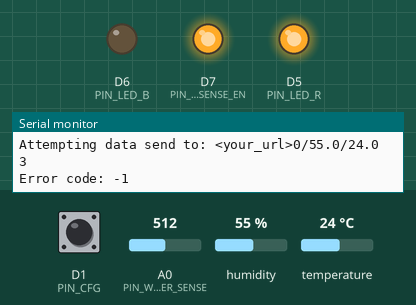
Recording of a sketch running on a simulated ESP8266 (NodeMCU). On the bench: output pins drawn as LEDs (lit = HIGH), the last lines printed to the serial monitor. Dashed ring = blinking. Inputs (shaded band) come from the test bench; at power-on: A0 (PIN_WATER_SENSE) = 512, D1 (PIN_CFG) HIGH, humidity 55 %, temperature 24 °C. WiFi joins after 1.5 s; servers stay silent unless stated.

Above: at 8.16 s.
8.5 s: A0 (PIN_WATER_SENSE) set to 215
11.5 s: A0 (PIN_WATER_SENSE) set to 186
At 11.77 s:
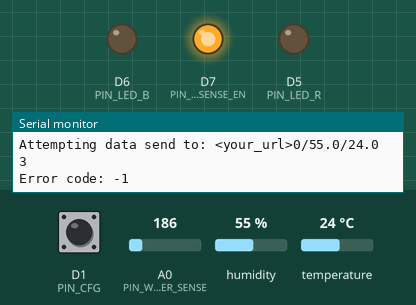
14.5 s: A0 (PIN_WATER_SENSE) set to 210
At 34.75 s:
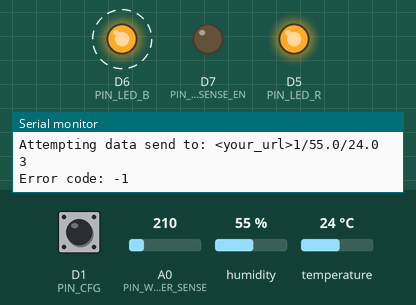
Timing chart, 0 to 36.3 s (numbered marks = the images above; inputs shaded):
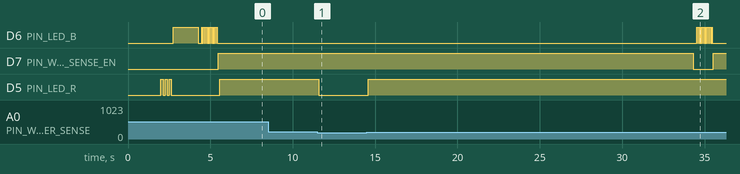

The sketch:

OverflowAlarm.ino
```cpp
/*
	Todo: Rebind the pullup on sensor to an IO pin and enable it when reading
*/
#include <WiFiManager.h>
#include <DHTesp.h>
#include <ESP8266WiFi.h>          //ESP8266 Core WiFi Library (you most likely already have this in your sketch)
#include <ESP8266HTTPClient.h>

DHTesp dht;

const uint8_t PIN_WATER_SENSE = A0;
const uint8_t PIN_CFG = D1;
const uint8_t PIN_DHT = D2;
const uint8_t PIN_LED_R = D5;			// Shows the flood status, blinks twice on boot.
const uint8_t PIN_LED_B = D6;			// Network status.
										// Solid blue = in config mode
										// 10 rapid blinks = failed to send, but connected
										// 1 rapid blink = successfully sent
const uint8_t PIN_WATER_SENSE_EN = D7;	// Enables water sensor

const uint16_t WATER_THRESH = 200;		// When ADC is above this value, consider it flooded
const char *URL = "<your_url>";

bool flooded = false;					// If the flood sensor has detected something
float temperature = 0;					// Celsius
float humidity = 0;						// Percent

uint32_t last_tick = 0;					// Last send to internet
uint32_t last_check = 0;				// Last flood check
const uint32_t TICK_RATE = 30e3;		// 30 sec between each read
HTTPClient http;
WiFiClient client;

void blink( uint8_t pin, uint8_t times, uint8_t rate = 100 ){

	for( uint8_t i = 0; i < times; ++i ){

		digitalWrite(pin, HIGH);
		delay(rate/2);
		digitalWrite(pin, LOW);
		delay(rate/2);

	}

}

bool sendData(){
	// Todo, send data to URL

	char out[128];
	strcpy(out, URL);
	strcat(out, flooded ? "1/" : "0/");
	char flt[10];
	dtostrf(humidity, 0, 1, flt);
	strcat(out, flt);
	strcat(out, "/");
	dtostrf(temperature, 0, 1, flt);
	strcat(out, flt);

	Serial.printf("Attempting data send to: %s\n", out);
	Serial.println(WiFi.status());


	http.begin(client, out);

	// Send HTTP GET request
	int httpResponseCode = http.GET();
	bool success = httpResponseCode > 0;
	if( success ){
		Serial.print("HTTP Response code: ");
		Serial.println(httpResponseCode);
		String payload = http.getString();
		Serial.println(payload);
		blink(PIN_LED_B, 1, 100);
	}
	else {
		Serial.print("Error code: ");
		Serial.println(httpResponseCode);
		blink(PIN_LED_B, 10, 100);
	}
	// Free resources
	http.end();

	return success;
}

//

void setup(){

	Serial.begin(115200);
	WiFi.mode(WIFI_STA);
	WiFi.setAutoReconnect(true);
	WiFi.persistent(true);

	pinMode(PIN_WATER_SENSE_EN, OUTPUT);
	digitalWrite(PIN_WATER_SENSE_EN, LOW);
	pinMode(PIN_WATER_SENSE, INPUT);
	pinMode(PIN_CFG, INPUT_PULLUP);

	pinMode(PIN_LED_R, OUTPUT);
	pinMode(PIN_LED_B, OUTPUT);

	dht.setup(PIN_DHT, DHTesp::DHT22);
	delay(dht.getMinimumSamplingPeriod());

	Serial.println("IT BEGINS!!");

	blink(PIN_LED_R, 3, 250);

	WiFiManager wifiManager;
	digitalWrite(PIN_LED_B, HIGH);
	if( !digitalRead(PIN_CFG) ){
		Serial.println("Forcing config portal");
		wifiManager.startConfigPortal("Flood");
	}
	else
		wifiManager.autoConnect("Flood");
	digitalWrite(PIN_LED_B, LOW);


}

void loop(){

	const uint32_t ms = millis();


	if( ms-last_tick > TICK_RATE || !last_tick ){
		last_tick = ms;

		temperature = dht.getTemperature();
		humidity = dht.getHumidity();

		sendData();

	}

	if( ms-last_check > 1000 ){

		digitalWrite(PIN_WATER_SENSE_EN, HIGH);
		delay(100);
		uint16_t reading = analogRead(PIN_WATER_SENSE);
		flooded = reading > WATER_THRESH;
		digitalWrite(PIN_WATER_SENSE_EN, LOW);
		digitalWrite(PIN_LED_R, flooded);
		//Serial.println(reading);

	}

}
```

Measured:
- the behaviour switches between 201 and 200 on A0 (PIN_WATER_SENSE) (found by bisection; images 0 and 1)
- after the input at 11.5 s, D5 (PIN_LED_R): HIGH → LOW after 0.08 s
- after the input at 14.5 s, D5 (PIN_LED_R): LOW → HIGH after 0.08 s
